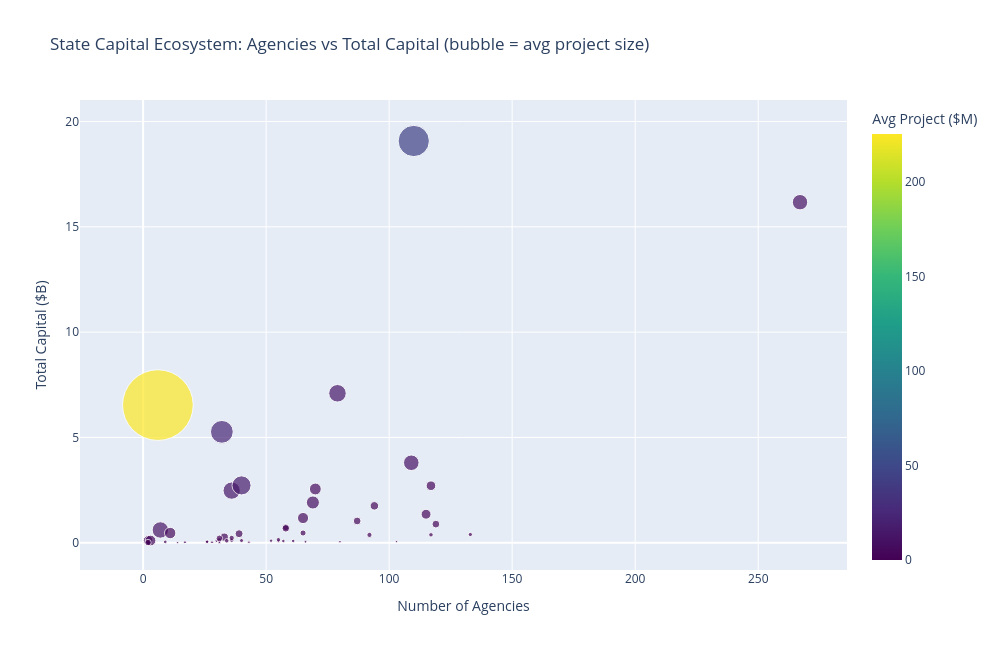

Notebook code cell kept with this figure:
### Markdown cell above
## 4. State Scatter: Capital vs Agency Count vs Avg Project Size

### Code cell
fig = px.scatter(
    state_data, x='agencies', y='capital_billions', size='avg_millions',
    color='avg_millions', hover_name='state',
    title='State Capital Ecosystem: Agencies vs Total Capital (bubble = avg project size)',
    labels={'agencies': 'Number of Agencies', 'capital_billions': 'Total Capital ($B)', 'avg_millions': 'Avg Project ($M)'},
    color_continuous_scale='Viridis',
    size_max=50
)
fig.update_layout(width=1000, height=650)
fig.write_image('../figures/03_state_scatter.png', scale=2)
fig.show()
print('Figure saved: ../figures/03_state_scatter.png')

### Figure 1 — Plotly figure (JSON) as saved in the notebook; plotly's stock layout.template omitted (floating-point values rounded to 4 significant figures)
{"data": [{"hovertemplate": "<b>%{hovertext}</b><br><br>Number of Agencies=%{x}<br>Total Capital ($B)=%{y}<br>Avg Project ($M)=%{marker.color}<extra></extra>", "hovertext": ["AK", "AL", "AR", "AS", "AZ", "CA", "CO", "CT", "DC", "DE", "FL", "GA", "GU", "HI", "IA", "ID", "IL", "IN", "KS", "KY", "LA", "MA", "MD", "ME", "MI", "MN", "MO", "MP", "MS", "MT", "NC", "ND", "NE", "NH", "NJ", "NM", "NV", "NY", "OH", "OK", "OR", "PA", "PR", "RI", "SC", "SD", "TN", "TX", "UT", "VA", "VI", "VT", "WA", "WI", "WV", "WY"], "legendgroup": "", "marker": {"color": [2.994, 0.5588, 0.5165, 0.1552, 5.571, 10.74, 1.693, 0.6486, 225.4, 4.058, 3.249, 2.713, 0.01885, 12.18, 0.394, 0.3942, 10.95, 4.404, 0.2301, 0.743, 0.8878, 23.41, 13.54, 0.9304, 0.9029, 7.717, 2.868, 0.9798, 0.4517, 0.3442, 0.8066, 0.3226, 0.3086, 0.2369, 16.41, 1.052, 1.939, 44.15, 2.719, 0.5504, 2.054, 6.322, 0.5321, 5.156, 0.8156, 0.3764, 1.265, 4.175, 5.865, 2.542, 1.893, 0.6025, 13.83, 1.213, 0.5601, 0.2621], "coloraxis": "coloraxis", "size": [2.994, 0.5588, 0.5165, 0.1552, 5.571, 10.74, 1.693, 0.6486, 225.4, 4.058, 3.249, 2.713, 0.01885, 12.18, 0.394, 0.3942, 10.95, 4.404, 0.2301, 0.743, 0.8878, 23.41, 13.54, 0.9304, 0.9029, 7.717, 2.868, 0.9798, 0.4517, 0.3442, 0.8066, 0.3226, 0.3086, 0.2369, 16.41, 1.052, 1.939, 44.15, 2.719, 0.5504, 2.054, 6.322, 0.5321, 5.156, 0.8156, 0.3764, 1.265, 4.175, 5.865, 2.542, 1.893, 0.6025, 13.83, 1.213, 0.5601, 0.2621], "sizemode": "area", "sizeref": 0.09017, "symbol": "circle"}, "mode": "markers", "name": "", "orientation": "v", "showlegend": false, "type": "scatter", "x": [33, 61, 26, 3, 65, 267, 65, 30, 6, 2, 94, 119, 1, 7, 55, 17, 109, 115, 103, 40, 55, 32, 36, 34, 117, 69, 39, 2, 31, 66, 133, 43, 80, 14, 40, 31, 31, 110, 87, 57, 58, 70, 52, 3, 36, 28, 36, 117, 11, 58, 2, 9, 79, 92, 26, 31], "xaxis": "x", "y": [0.2694, 0.08772, 0.04235, 0.0007759, 1.175, 16.17, 0.4655, 0.09859, 6.537, 0.1177, 1.754, 0.8873, 9.424e-05, 0.6088, 0.07171, 0.02641, 3.799, 1.356, 0.05775, 0.1063, 0.1447, 5.268, 2.478, 0.0949, 0.3792, 1.914, 0.4302, 0.004899, 0.04292, 0.05059, 0.3936, 0.02839, 0.05093, 0.01208, 2.725, 0.1273, 0.2113, 19.07, 1.036, 0.08586, 0.7352, 2.554, 0.1016, 0.1083, 0.1215, 0.02484, 0.2316, 2.709, 0.4633, 0.6863, 0.01136, 0.04398, 7.097, 0.3748, 0.05489, 0.02019], "yaxis": "y"}], "layout": {"coloraxis": {"colorbar": {"title": {"text": "Avg Project ($M)"}}, "colorscale": [[0.0, "#440154"], [0.1111, "#482878"], [0.2222, "#3e4989"], [0.3333, "#31688e"], [0.4444, "#26828e"], [0.5556, "#1f9e89"], [0.6667, "#35b779"], [0.7778, "#6ece58"], [0.8889, "#b5de2b"], [1.0, "#fde725"]]}, "height": 650, "legend": {"itemsizing": "constant", "tracegroupgap": 0}, "title": {"text": "State Capital Ecosystem: Agencies vs Total Capital (bubble = avg project size)"}, "width": 1000, "xaxis": {"anchor": "y", "domain": [0.0, 1.0], "title": {"text": "Number of Agencies"}}, "yaxis": {"anchor": "x", "domain": [0.0, 1.0], "title": {"text": "Total Capital ($B)"}}}}
